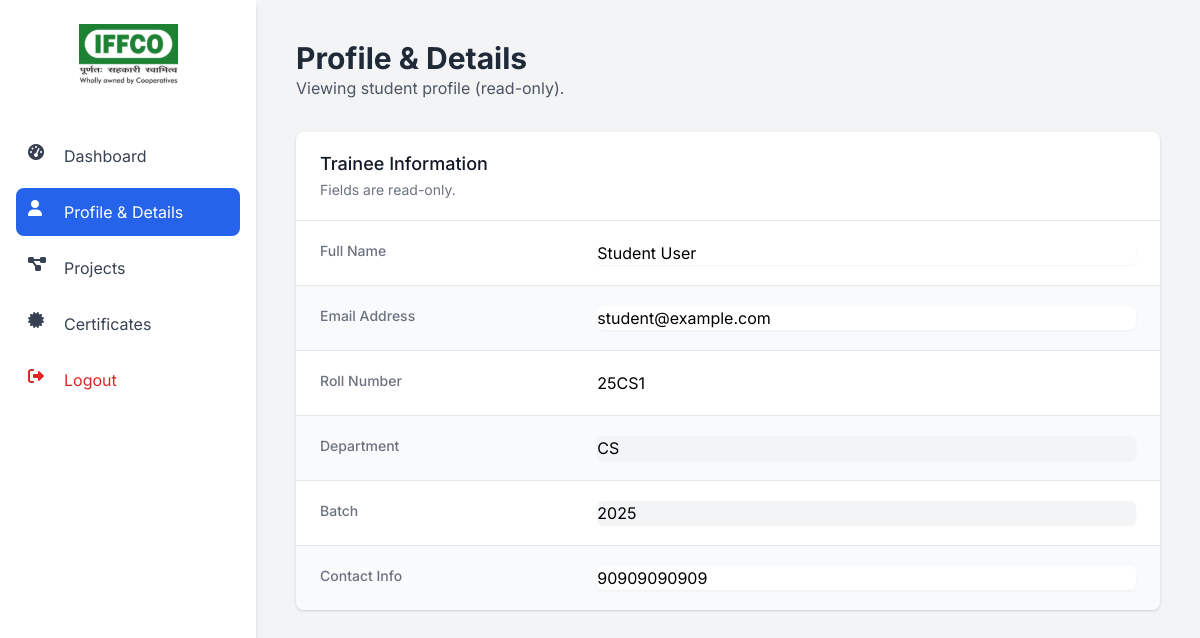
Screenshot of /user/profile.php?id=14 (signed in) with the database file from the repository.
### tables this page shows
CREATE TABLE `users` (
  `id` int(11) NOT NULL,
  `name` varchar(100) NOT NULL,
  `email` varchar(100) NOT NULL,
  `password` varchar(255) NOT NULL,
  `roll_no` varchar(50) DEFAULT NULL,
  `department` enum('Chemical','Mechanical','Electrical','Instrumentation','CS','IT','Civil','Finance','MBA','HR','Other') DEFAULT NULL,
  `batch` varchar(50) DEFAULT NULL,
  `contact_info` varchar(255) DEFAULT NULL,
  `role` enum('user','admin') NOT NULL DEFAULT 'user',
  `status` enum('pending','approved','rejected') NOT NULL DEFAULT 'pending',
  `created_at` timestamp NOT NULL DEFAULT current_timestamp(),
  `college` varchar(255) DEFAULT NULL,
  `program` varchar(50) DEFAULT NULL,
  `semester` varchar(10) DEFAULT NULL,
  `duration` varchar(20) DEFAULT NULL,
  `noc_path` varchar(255) DEFAULT NULL,
  `referral_type` varchar(50) DEFAULT NULL,
  `referral_path` varchar(255) DEFAULT NULL
);

### user/profile.php (the view, shortened to what this page needs)
<?php
require_once '../db_connect.php';
if ($_SESSION['role'] === 'admin' && isset($_GET['id'])) {
    $user_id = intval($_GET['id']);
    $is_admin_viewing_student = true;
} else {
    $user_id = $_SESSION['id'];
    $is_admin_viewing_student = false;
}
$can_edit = ($_SESSION['role'] === 'user' && $user_id == $_SESSION['id']);
$stmt = $conn->prepare("SELECT name, roll_no, department, batch, contact_info, email FROM users WHERE id = ?");
$stmt->bind_param("i", $user_id);
$stmt->execute();
$stmt->bind_result($name, $roll_no, $department, $batch, $contact_info, $email);
$page_title = "Profile & Details";
?>
<!DOCTYPE html>
<html lang="en">
<head>
  <link href="https://unpkg.com/tailwindcss@2.2.19/dist/tailwind.min.css" rel="stylesheet">
  <link rel="stylesheet" href="https://cdnjs.cloudflare.com/ajax/libs/font-awesome/6.0.0/css/all.min.css">
</head>
<body class="bg-gray-100 flex">
<aside class="sidebar w-64 min-h-screen bg-white shadow-md">
    <div class="p-6">
      <img src="/uploads/IFFCOlogo.svg" alt="IFFCO Logo" class="mx-auto mb-6">
    </div>
    <nav class="px-4 space-y-2">
      <a href="dashboard.php" class="flex items-center p-3 text-gray-700 rounded-lg hover:bg-gray-200">
        <i class="fas fa-tachometer-alt w-6 h-6 mr-3"></i><span>Dashboard</span>
      </a>
      <a href="profile.php" class="flex items-center p-3 bg-blue-600 text-white rounded-lg hover:bg-blue-700">
        <i class="fas fa-user w-6 h-6 mr-3"></i><span>Profile & Details</span>
      </a>
      <a href="projects.php" class="flex items-center p-3 text-gray-700 rounded-lg hover:bg-gray-200">
        <i class="fas fa-project-diagram w-6 h-6 mr-3"></i><span>Projects</span>
      </a>
      <a href="certificates.php" class="flex items-center p-3 text-gray-700 rounded-lg hover:bg-gray-200">
        <i class="fas fa-certificate w-6 h-6 mr-3"></i><span>Certificates</span>
      </a>
      <a href="../logout.php" class="flex items-center p-3 text-red-600 rounded-lg hover:bg-red-100 mt-8">
        <i class="fas fa-sign-out-alt w-6 h-6 mr-3"></i><span>Logout</span>
      </a>
    </nav>
  </aside>
  <main class="flex-1 p-10">
    <header class="mb-8">
      <h1 class="text-3xl font-bold text-gray-800"><?php echo $page_title; ?></h1>
      <p class="text-gray-600">
        <?php if ($can_edit): ?>
          Update your profile details below.
        <?php elseif ($_SESSION['role'] === 'admin'): ?>
          Viewing student profile (read-only).
        <?php endif; ?>
      </p>
    </header>
    <form action="profile.php<?php echo ($is_admin_viewing_student) ? '?id=' . intval($_GET['id']) : ''; ?>" method="POST" class="bg-white shadow overflow-hidden sm:rounded-lg">
      <div class="px-4 py-5 sm:px-6">
        <h3 class="text-lg leading-6 font-medium text-gray-900">Trainee Information</h3>
        <p class="mt-1 max-w-2xl text-sm text-gray-500">
          <?php echo $can_edit ? 'Edit the fields and click update.' : 'Fields are read-only.'; ?>
        </p>
      </div>
      <div class="border-t border-gray-200">
        <dl class="divide-y divide-gray-200">
          <div class="px-4 py-5 sm:grid sm:grid-cols-3 sm:gap-4 sm:px-6">
            <dt class="text-sm font-medium text-gray-500">Full Name</dt>
            <dd class="mt-1 sm:mt-0 sm:col-span-2">
              <input type="text" name="name" value="<?php echo htmlspecialchars($name); ?>" required class="w-full border-gray-300 rounded-md shadow-sm" <?php echo $can_edit ? '' : 'readonly'; ?>>
            </dd>
          </div>
          <div class="bg-gray-50 px-4 py-5 sm:grid sm:grid-cols-3 sm:gap-4 sm:px-6">
            <dt class="text-sm font-medium text-gray-500">Email Address</dt>
            <dd class="mt-1 sm:mt-0 sm:col-span-2">
              <input type="email" name="email" value="<?php echo htmlspecialchars($email); ?>" required class="w-full border-gray-300 rounded-md shadow-sm" <?php echo $can_edit ? '' : 'readonly'; ?>>
            </dd>
          </div>
          <div class="px-4 py-5 sm:grid sm:grid-cols-3 sm:gap-4 sm:px-6">
            <dt class="text-sm font-medium text-gray-500">Roll Number</dt>
            <dd class="mt-1 sm:mt-0 sm:col-span-2"><?php echo htmlspecialchars($roll_no); ?></dd>
          </div>
          <div class="bg-gray-50 px-4 py-5 sm:grid sm:grid-cols-3 sm:gap-4 sm:px-6">
            <dt class="text-sm font-medium text-gray-500">Department</dt>
            <dd class="mt-1 sm:mt-0 sm:col-span-2">
              <input type="text" value="<?php echo htmlspecialchars($department); ?>" class="w-full border-gray-300 rounded-md shadow-sm bg-gray-100" readonly>
            </dd>
          </div>
          <div class="px-4 py-5 sm:grid sm:grid-cols-3 sm:gap-4 sm:px-6">
            <dt class="text-sm font-medium text-gray-500">Batch</dt>
            <dd class="mt-1 sm:mt-0 sm:col-span-2">
              <input type="text" value="<?php echo htmlspecialchars($batch); ?>" class="w-full border-gray-300 rounded-md shadow-sm bg-gray-100" readonly>
            </dd>
          </div>
          <div class="bg-gray-50 px-4 py-5 sm:grid sm:grid-cols-3 sm:gap-4 sm:px-6">
            <dt class="text-sm font-medium text-gray-500">Contact Info</dt>
            <dd class="mt-1 sm:mt-0 sm:col-span-2">
              <input type="text" name="contact_info" value="<?php echo htmlspecialchars($contact_info); ?>" class="w-full border-gray-300 rounded-md shadow-sm" <?php echo $can_edit ? '' : 'readonly'; ?>>
            </dd>
          </div>
        </dl>
      </div>
    </form>
  </main>
</body>
</html>

### user/profile.php (style rules this page uses)
body { font-family: 'Inter', sans-serif; }

### rows the page displays
users: name "Student User", email "student@example.com", roll_no "25CS1", department "CS", batch "2025", contact_info "90909090909"

### other values shown
$page_title "Profile & Details"
